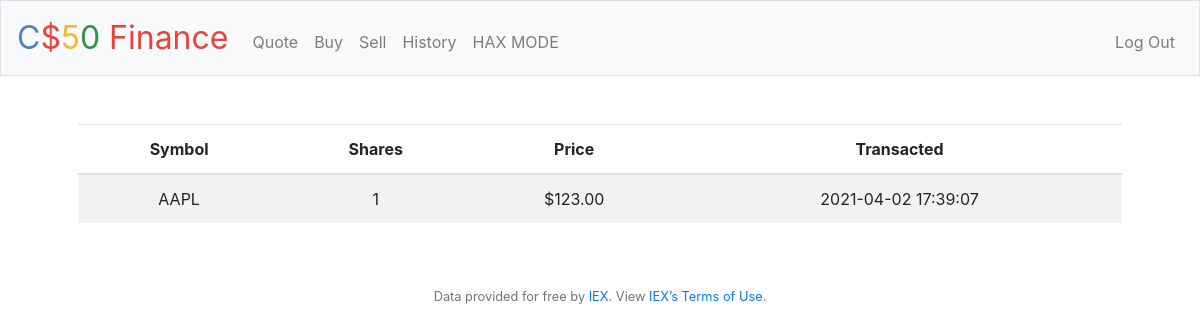
The app's page /history (signed in), older data.
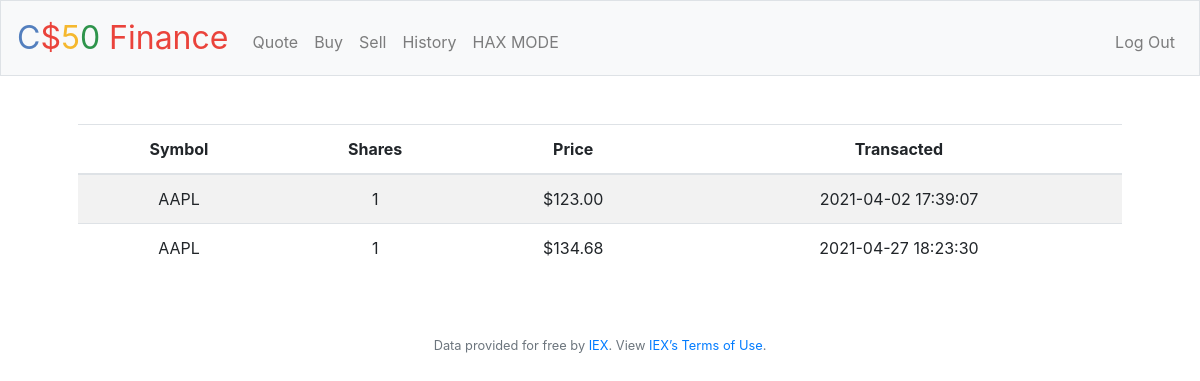
The same page, newer data.
### tables this page shows
CREATE TABLE record(
  userID INTEGER NOT NULL,
  transactionID INTEGER,
  t1 INTEGER NOT NULL,
  symbol TEXT NOT NULL,
  transactions INTEGER NOT NULL,
  price INTEGER NOT NULL,
  PRIMARY KEY(transactionID),
  FOREIGN KEY(userID) REFERENCES users(id)
);

### application.py (the view)
@app.route("/history")
@login_required
def history():
    rows=db.execute("SELECT * FROM record ORDER BY t1")
    return render_template("history.html",rows=rows)

### application.py (called while the page is built)
@app.after_request
def after_request(response):
    response.headers["Cache-Control"] = "no-cache, no-store, must-revalidate"
    response.headers["Expires"] = 0
    response.headers["Pragma"] = "no-cache"
    return response

### helpers.py (called while the page is built)
def login_required(f):
    @wraps(f)
    def decorated_function(*args, **kwargs):
        if session.get("user_id") is None:
            return redirect("/login")
        return f(*args, **kwargs)
    return decorated_function

def usd(value):
    return f"${value:,.2f}"

### templates/history.html (shortened to what this page needs)
{% extends "layout.html" %}
{% block main %}
    <table class="table table-striped">
        <thead>
            <tr>
                <th>Symbol</th>
                <th>Shares</th>
                <th>Price</th>
                <th>Transacted</th>
            </tr>
        </thead>
        <tbody>
            {% for row in rows%}
                <Tr>
                    <td>{{row.symbol}}</td>
                    <td>{{row.transactions}}</td>
                    <td>{{row.price| usd}}</td>
                    <td>{{row.t1}}</td>
                </Tr>
            {% endfor%}
        </tbody>
                </table>
{% endblock %}

### templates/layout.html (shortened to what this page needs)
<!DOCTYPE html>
<html lang="en">
    <head>
        <link rel="stylesheet" href="https://cdn.jsdelivr.net/npm/bootstrap@4.5.3/dist/css/bootstrap.min.css">
        <link href="/static/styles.css" rel="stylesheet">
    </head>
    <body>
        <nav class="navbar navbar-expand-md navbar-light bg-light border">
            <a class="navbar-brand" href="/"><span class="blue">C</span><span class="red">$</span><span class="yellow">5</span><span class="green">0</span> <span class="red">Finance</span></a>
            <div class="collapse navbar-collapse" id="navbar">
                {% if session.user_id %}
                    <ul class="navbar-nav mr-auto mt-2">
                        <li class="nav-item"><a class="nav-link" href="/quote">Quote</a></li>
                        <li class="nav-item"><a class="nav-link" href="/buy">Buy</a></li>
                        <li class="nav-item"><a class="nav-link" href="/sell">Sell</a></li>
                        <li class="nav-item"><a class="nav-link" href="/history">History</a></li>
                        <li class="nav-item"><a class="nav-link" href="/HAX">HAX MODE</a></li>
                    </ul>
                    <ul class="navbar-nav ml-auto mt-2">
                        <li class="nav-item"><a class="nav-link" href="/logout">Log Out</a></li>
                    </ul>
                {% else %}
                    <ul class="navbar-nav ml-auto mt-2">
                        <li class="nav-item"><a class="nav-link" href="/register">Register</a></li>
                        <li class="nav-item"><a class="nav-link" href="/login">Log In</a></li>
                    </ul>
                {% endif %}
            </div>
        </nav>
        <main class="container p-5">
            {% block main %}{% endblock %}
        </main>
        <footer class="small text-center text-muted">
            Data provided for free by <a href="https://iextrading.com/developer">IEX</a>. View <a href="https://iextrading.com/api-exhibit-a/">IEX’s Terms of Use</a>.
        </footer>
    </body>
</html>

### static/styles.css (style rules this page uses)
nav .navbar-brand { font-size: xx-large; }
nav .navbar-brand .blue { color: #537fbe; }
nav .navbar-brand .red { color: #ea433b; }
nav .navbar-brand .yellow { color: #f5b82e; }
nav .navbar-brand .green { color: #2e944b; }
main { overflow-x: auto; text-align: center; }

Row changes from the older to the newer data that the page shows:
added record: symbol "AAPL", transactions "1", price "$134.68", t1 "2021-04-27 18:23:30"
